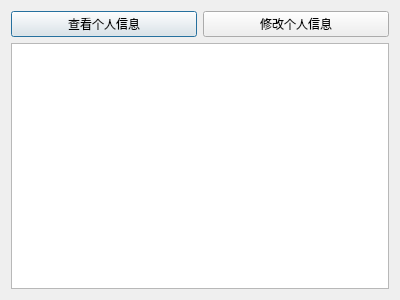
<?xml version="1.0" encoding="UTF-8"?>
<ui version="4.0">
 <class>teacell_teaInfo</class>
 <widget class="QDialog" name="teacell_teaInfo">
  <property name="geometry">
   <rect>
    <x>0</x>
    <y>0</y>
    <width>400</width>
    <height>300</height>
   </rect>
  </property>
  <property name="windowTitle">
   <string>Dialog</string>
  </property>
  <layout class="QGridLayout" name="gridLayout">
   <item row="0" column="0">
    <widget class="QPushButton" name="showMyinfo">
     <property name="text">
      <string>查看个人信息</string>
     </property>
    </widget>
   </item>
   <item row="0" column="1">
    <widget class="QPushButton" name="updateMyinfo">
     <property name="text">
      <string>修改个人信息</string>
     </property>
    </widget>
   </item>
   <item row="1" column="0" colspan="2">
    <widget class="QTableView" name="tableView"/>
   </item>
  </layout>
 </widget>
 <resources/>
 <connections/>
</ui>
